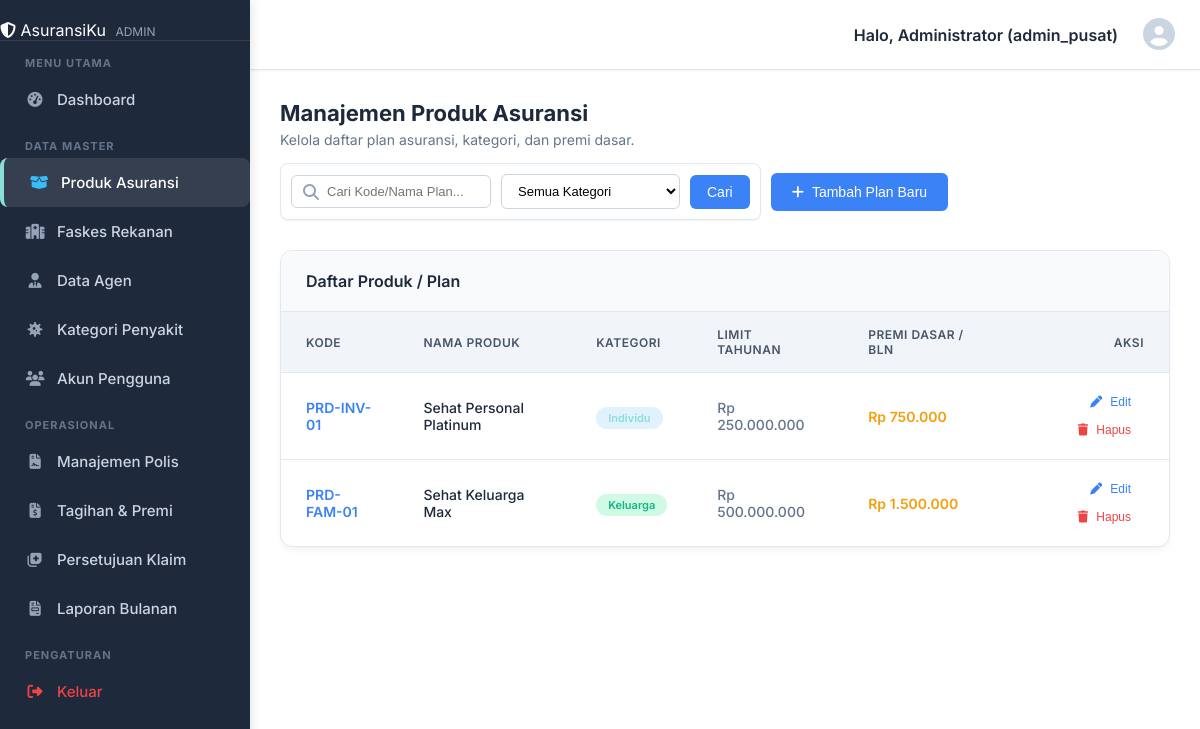
/admin/produk/index.php (signed in), run on the app's committed database.
### tables this page shows
CREATE TABLE produk_asuransi (
    id_produk INT AUTO_INCREMENT PRIMARY KEY,
    kode_produk VARCHAR(20) UNIQUE NOT NULL,
    nama_produk VARCHAR(100) NOT NULL,
    jenis_kategori ENUM('Individu', 'Keluarga', 'Kumpulan/Perusahaan') NOT NULL,
    limit_tahunan DECIMAL(15,2) NOT NULL,
    premi_dasar DECIMAL(10,2) NOT NULL,
    created_at TIMESTAMP DEFAULT CURRENT_TIMESTAMP
);

### admin/produk/index.php (the view, shortened to what this page needs)
<?php
    require_once __DIR__ . "/../../layouts/admin/header.php";
    $search = $_GET['search'] ?? '';
    $whereClause = "WHERE 1=1";
    $params = [];
    $query = "SELECT * FROM produk_asuransi $whereClause ORDER BY created_at DESC";
    $stmt = $conn->prepare($query);
    $stmt->execute($params);
    $produk_list = $stmt->fetchAll(PDO::FETCH_ASSOC);
?>
<div style="margin-bottom: 30px; display: flex; justify-content: space-between; align-items: flex-end; flex-wrap: wrap; gap: 15px;">
    <div>
        <h2 style="margin: 0 0 5px 0; color: #1e293b; font-size: 22px;">Manajemen Produk Asuransi</h2>
        <p style="margin: 0; color: #64748b; font-size: 14px;">Kelola daftar plan asuransi, kategori, dan premi dasar.</p>
    </div>
    <div style="display: flex; gap: 10px; align-items: center; flex-wrap: wrap;">
        <form method="GET" action="" style="display: flex; gap: 10px; align-items: center; background: white; padding: 10px; border-radius: 8px; border: 1px solid #e2e8f0; box-shadow: 0 1px 2px rgba(0,0,0,0.05);">
            <div style="position: relative;">
                <i class="fa-solid fa-search" style="position: absolute; left: 12px; top: 50%; transform: translateY(-50%); color: #94a3b8;"></i>
                <input type="text" name="search" placeholder="Cari Kode/Nama Plan..." value="<?php echo htmlspecialchars($search); ?>" style="padding: 8px 12px 8px 35px; border: 1px solid #cbd5e1; border-radius: 6px; font-size: 13px; width: 200px; outline: none;">
            </div>
            <select name="kategori" style="padding: 8px 12px; border: 1px solid #cbd5e1; border-radius: 6px; font-size: 13px; outline: none; background: white;">
                <option value="">Semua Kategori</option>
            </select>
            <button type="submit" class="btn-admin btn-admin-primary" style="padding: 8px 16px;">Cari</button>
        </form>
        <button onclick="openCreateModal()" class="btn-admin btn-admin-primary" style="padding: 10px 20px;">
            <i class="fa-solid fa-plus"></i> Tambah Plan Baru
        </button>
    </div>
</div>
<div class="admin-card">
    <div class="admin-card-header">
        <h3>Daftar Produk / Plan</h3>
    </div>
    <div class="admin-card-body" style="overflow-x: auto;">
        <table class="admin-table">
            <thead>
                <tr>
                    <th>Kode</th>
                    <th>Nama Produk</th>
                    <th>Kategori</th>
                    <th>Limit Tahunan</th>
                    <th>Premi Dasar / Bln</th>
                    <th style="text-align: right;">Aksi</th>
                </tr>
            </thead>
            <tbody>
                <?php if (count($produk_list) > 0): ?>
                    <?php foreach ($produk_list as $row): ?>
                    <tr>
                        <td style="font-weight: 600; color: #3b82f6;"><?php echo htmlspecialchars($row['kode_produk']); ?></td>
                        <td style="font-weight: 500; color: #1e293b;"><?php echo htmlspecialchars($row['nama_produk']); ?></td>
                        <td>
                            <?php
                                $cat = $row['jenis_kategori'];
                                $badge = 'badge-neutral';
                                if ($cat == 'Individu') $badge = 'badge-info';
                                else if ($cat == 'Keluarga') $badge = 'badge-success';
                                else if ($cat == 'Kumpulan/Perusahaan') $badge = 'badge-primary';
                            ?>
                            <span class="badge <?php echo $badge; ?>" style="font-size: 11px;">
                                <?php echo htmlspecialchars($cat); ?>
                            </span>
                        </td>
                        <td style="color: #64748b; font-weight: 500;">Rp <?php echo number_format($row['limit_tahunan'], 0, ',', '.'); ?></td>
                        <td style="color: #f59e0b; font-weight: 600;">Rp <?php echo number_format($row['premi_dasar'], 0, ',', '.'); ?></td>
                        <td style="text-align: right;">
                            <button onclick="openEditModal(this)"
                                data-id="<?php echo htmlspecialchars($row['id_produk']); ?>"
                                data-kode="<?php echo htmlspecialchars($row['kode_produk']); ?>"
                                data-nama="<?php echo htmlspecialchars($row['nama_produk']); ?>"
                                data-kategori="<?php echo htmlspecialchars($row['jenis_kategori']); ?>"
                                data-limit="<?php echo htmlspecialchars($row['limit_tahunan']); ?>"
                                data-premi="<?php echo htmlspecialchars($row['premi_dasar']); ?>"
                                class="btn-admin btn-admin-sm btn-admin-ghost-primary" title="Edit Plan">
                                <i class="fa-solid fa-pen"></i> Edit
                            </button>
                            <button onclick="openDeleteModal('<?php echo htmlspecialchars($row['id_produk']); ?>')"
                                class="btn-admin btn-admin-sm btn-admin-ghost-danger" title="Hapus Plan">
                                <i class="fa-solid fa-trash"></i> Hapus
                            </button>
                        </td>
                    </tr>
                    <?php endforeach; ?>
                <?php else: ?>
                    <tr><td colspan="6" style="text-align: center; color: #94a3b8; padding: 30px;">Belum ada produk asuransi.</td></tr>
                <?php endif; ?>
            </tbody>
        </table>
    </div>
</div>
<?php require_once __DIR__ . "/../../layouts/admin/footer.php"; ?>

### layouts/css/style.css (style rules this page uses)
:root { --color-dark: #2B4141; --color-light: #F7EBEC; --color-aqua: #8CDFD6; --color-blue: #7785AC; --color-slate: #6D72C3; --font-main: 'Inter', sans-serif; }
* { box-sizing: border-box; margin: 0; padding: 0; }
body { font-family: var(--font-main); background-color: var(--color-light); color: var(--color-dark); min-height: 100vh; display: flex; flex-direction: column; overflow-x: hidden; }
:root { --color-surface: #ffffff; --color-border-light: #e2e8f0; --shadow-sm: 0 1px 2px 0 rgba(0, 0, 0, 0.05); --shadow-lg: 0 10px 15px -3px rgba(0, 0, 0, 0.1), 0 4px 6px -2px rgba(0, 0, 0, 0.05); --radius-full: 9999px; --radius-xl: 0.75rem; --radius-2xl: 1rem; --space-1: 0.25rem; --space-2: 0.5rem; --space-4: 1rem; --space-6: 1.5rem; --space-8: 2rem; --text-xs: 0.75rem; --text-sm: 0.875rem; --text-base: 1rem; --text-lg: 1.125rem; --text-2xl: 1.5rem; --text-3xl: 1.875rem; --font-semibold: 600; --font-bold: 700; --color-primary-50: #eff6ff; --color-primary-200: #bfdbfe; --color-primary-gradient: linear-gradient(135deg, var(--color-blue, #2563eb) 0%, var(--color-aqua, #06b6d4) 100%); --color-info-bg: #e0f2fe; --color-success: #10b981; --color-success-bg: #d1fae5; --color-warning: #f59e0b; --color-danger: #ef4444; --color-text: #1e293b; --color-text-secondary: #475569; --color-text-muted: #94a3b8; --color-white: #ffffff; --transition-base: all 0.3s ease; --transition-fast: all 0.15s ease; }
.badge { padding: 0.25rem 0.75rem; border-radius: var(--radius-full); font-size: var(--text-xs); font-weight: var(--font-semibold); }
.badge-success { background: var(--color-success-bg); color: var(--color-success); }
.badge-info { background: var(--color-info-bg); color: var(--color-aqua); }
.admin-card { background: #ffffff; border-radius: 12px; border: 1px solid var(--color-border-light); box-shadow: 0 4px 6px -1px rgba(0,0,0,0.05); margin-bottom: 25px; display: flex; flex-direction: column; }
.admin-card-header { padding: 20px 25px; border-bottom: 1px solid var(--color-border-light); display: flex; justify-content: space-between; align-items: center; background: #f8fafc; border-top-left-radius: 12px; border-top-right-radius: 12px; }
.admin-card-header h3 { margin: 0; font-size: 16px; font-weight: 600; color: #1e293b; }
.admin-card-body { padding: 0; flex: 1; }
.admin-table { width: 100%; border-collapse: collapse; }
.admin-table th, .admin-table td { padding: 15px 25px; text-align: left; border-bottom: 1px solid #e2e8f0; font-size: 14px; }
.admin-table th { background: #f1f5f9; font-weight: 600; color: #475569; text-transform: uppercase; font-size: 12px; letter-spacing: 0.5px; }
.admin-table tr:last-child td { border-bottom: none; }

### layouts/admin/header.php (style rules this page uses)
.admin-card { background: #ffffff; border-radius: 12px; border: 1px solid var(--color-border-light); box-shadow: 0 4px 6px -1px rgba(0,0,0,0.05); margin-bottom: 25px; }
.admin-card-header { padding: 20px 25px; border-bottom: 1px solid var(--color-border-light); display: flex; justify-content: space-between; align-items: center; background: #f8fafc; border-top-left-radius: 12px; border-top-right-radius: 12px; }
.admin-card-header h3 { margin: 0; font-size: 16px; font-weight: 600; color: #1e293b; }
.admin-card-body { padding: 0; }
.admin-table { width: 100%; border-collapse: collapse; }
.admin-table th, .admin-table td { padding: 15px 25px; text-align: left; border-bottom: 1px solid #e2e8f0; font-size: 14px; }
.admin-table th { background: #f1f5f9; font-weight: 600; color: #475569; text-transform: uppercase; font-size: 12px; letter-spacing: 0.5px; }
.admin-table tr:last-child td { border-bottom: none; }
.btn-admin { display: inline-flex; align-items: center; justify-content: center; gap: 8px; padding: 8px 16px; font-size: 14px; font-weight: 500; border-radius: 6px; border: 1px solid transparent; cursor: pointer; transition: all 0.2s ease; text-decoration: none; white-space: nowrap; }
.btn-admin-sm { padding: 6px 12px; font-size: 12px; border-radius: 4px; }
.btn-admin-primary { background: #3b82f6; color: white; }
.btn-admin-ghost-danger { background: transparent; color: #ef4444; border: 1px solid transparent; }
.btn-admin-ghost-primary { background: transparent; color: #3b82f6; border: 1px solid transparent; }

### data on the page
produk_asuransi: kode_produk "PRD-INV-01", nama_produk "Sehat Personal Platinum", jenis_kategori "Individu", limit_tahunan "250.000.000", premi_dasar "750.000"
produk_asuransi: kode_produk "PRD-FAM-01", nama_produk "Sehat Keluarga Max", jenis_kategori "Keluarga", limit_tahunan "500.000.000", premi_dasar "1.500.000"

### other printed values
$_SESSION['username'] "admin_pusat"
